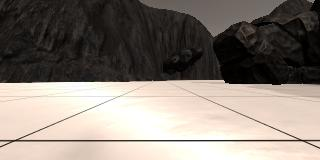
#> input picture Mars_Rover/calibration_images/example_grid1.jpg, 320 x 160 px
$ jupyter execute --allow-errors 'rana and sara.ipynb'   (shell and % lines are left out)   (older library calls are emulated)
#> lines starting #> are read from the running program, lines starting #| are printed output that depends on the picture; after the words box and inside, x2 and y2 are one past the last pixel; in counts of white or black regions, pixels touching at a corner belong together
## Rover Project Test Notebook
This notebook contains the functions from the lesson and provides the scaffolding you need to test out your mapping methods.  The steps you need to complete in this notebook for the project are the following:

* First just run each of the cells in the notebook, examine the code and the results of each.
* Run the simulator in "Training Mode" and record some data. Note: the simulator may crash if you try to record a large (longer than a few minutes) dataset, but you don't need a ton of data, just some example images to work with.
* Change the data directory path (2 cells below) to be the directory where you saved data
* Test out the functions provided on your data
* Write new functions (or modify existing ones) to report and map out detections of obstacles and rock samples (yellow rocks)
* Populate the `process_image()` function with the appropriate steps/functions to go from a raw image to a worldmap.
* Run the cell that calls `process_image()` using `moviepy` functions to create video output
* Once you have mapping working, move on to modifying `perception.py` and `decision.py` to allow your rover to navigate and map in autonomous mode!

**Note: If, at any point, you encounter frozen display windows or other confounding issues, you can always start again with a clean slate by going to the "Kernel" menu above and selecting "Restart & Clear Output".**

**Run the next cell to get code highlighting in the markdown cells.**

[cell 1]
#%matplotlib qt # Choose %matplotlib qt to plot to an interactive window (note it may show up behind your browser)
# Make some of the relevant imports
import cv2 # OpenCV for perspective transform
import numpy as np
import matplotlib.image as mpimg
import matplotlib.pyplot as plt
import scipy.misc # For saving images as needed
import glob  # For reading in a list of images from a folder
import imageio
#imageio.plugins.ffmpeg.download()

## Quick Look at the Data
There's some example data provided in the `test_dataset` folder.  This basic dataset is enough to get you up and running but if you want to hone your methods more carefully you should record some data of your own to sample various scenarios in the simulator.

Next, read in and display a random image from the `test_dataset` folder

[cell 2]
path = '../test_dataset/IMG/*'
img_list = glob.glob(path) # is a list of all the images file name in the folder
# Grab a random image and display it
#> (the rest of this cell did not finish here and is left out)

## Calibration Data
Read in and display example grid and rock sample calibration images.  You'll use the grid for perspective transform and the rock image for creating a new color selection that identifies these samples of interest.

[cell 3]
# In the simulator you can toggle on a grid on the ground for calibration
# You can also toggle on the rock samples with the 0 (zero) key.
# Here's an example of the grid and one of the rocks
example_grid="../calibration_images/example_grid1.jpg" #grids are of size 1x1 meter square
example_rock="../calibration_images/example_rock1.jpg"
grid_img=mpimg.imread(example_grid)
#> grid_img is the input picture: shape (160, 320, 3); mean R, G, B 135.1, 126.3, 118.3
rock_img=mpimg.imread(example_rock)
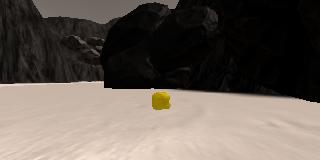
#> input picture Mars_Rover/calibration_images/example_rock1.jpg, 320 x 160 px
#> rock_img is the input picture: shape (160, 320, 3); mean R, G, B 102.3, 93, 85.2

fig= plt.figure(figsize=(12,3))   #subplot 121 means in 1 row and 2 columns subplot choose image 1
plt.subplot(121)
plt.imshow(grid_img)
plt.subplot(122)
plt.imshow(rock_img)
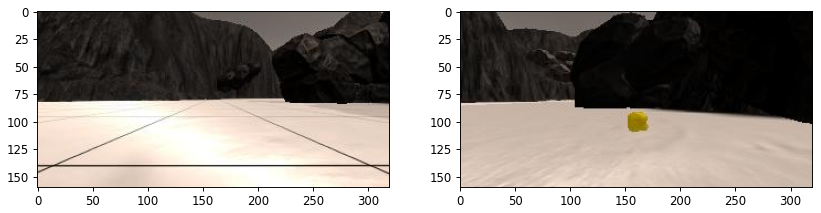
#> figure drawn by matplotlib, 2 panels

[cell 4]
img=grid_img.copy()
gray = cv2.cvtColor(img,cv2.COLOR_RGB2GRAY)
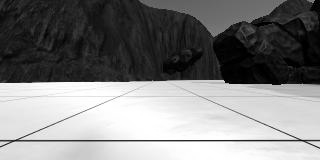
#> gray: shape (160, 320); min 0, max 255, mean 128
equ = cv2.equalizeHist(gray)
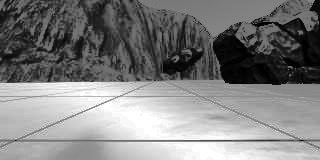
#> equ: shape (160, 320); min 0, max 255, mean 127.9
equ[0:90]=cv2.GaussianBlur(equ[0:90],(7,7),0)
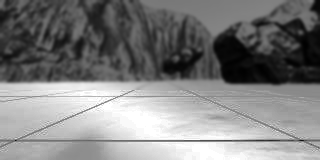
#> equ: shape (160, 320); min 1, max 255, mean 127.9
# stacking images side-by-side
gray = np.float32(equ)
#img=grid_img.copy()
#gray = cv2.cvtColor(img,cv2.COLOR_BGR2GRAY)
#gray = np.float32(gray)
dst = cv2.cornerHarris(gray,2,3,0.1)
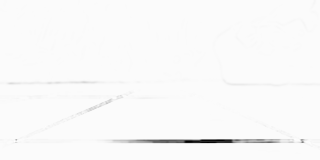
#> dst: shape (160, 320) float32; min -38686956, max 586409.1, mean -315786.8; drawn with min black and max white
#result is dilated for marking the corners, not important
dst = cv2.dilate(dst,None)
# Threshold for an optimal value, it may vary depending on the image.
img[dst>0.1*dst.max()]=[0,0,255]
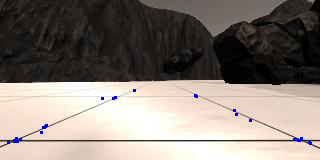
#> img: shape (160, 320, 3); 0.39% of pixels changed, all inside (x1, y1, x2, y2) = (7, 89, 312, 145)
scr=np.zeros((1,4))
plt.imshow(img)

[cell 5]
edges = cv2.Canny(grid_img[:,:,2],400,70)
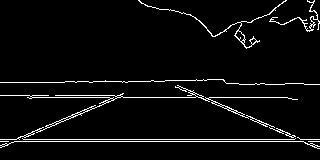
#> edges: shape (160, 320); 4.5% white in thin lines or dots
plt.imshow(edges)
#800,70 was good for grid 1

#> (a cell that did not finish here is left out)

[cell 7]
img=grid_img.copy()
gray = cv2.cvtColor(img,cv2.COLOR_RGB2GRAY)
# stacking images side-by-side
equ = cv2.equalizeHist(gray)
equ[0:90]=cv2.GaussianBlur(equ[0:90],(9,9),0)
gray = np.float32(equ)
corners = cv2.goodFeaturesToTrack(gray,13,0.01,8)
#> corners = 13 rows, first 8: [15, 139], [83, 112], [293, 138], [45, 126], [97, 106], [113, 96], [124, 96], [308, 142]

# convert floating points to integers
corners = np.int0(corners)

# loop over all points and draw corner points as circles
for i in corners:
   x,y = i.ravel()
   cv2.circle(img,(x,y),3,(0,0,255),-1)
#> this loop made 13 passes
#> (x, y) on passes 1 to 12: (15, 139), (83, 112), (293, 138), (45, 126), (97, 106), (113, 96), (124, 96), (308, 142), (69, 117), (195, 96), (6, 142), (135, 89)
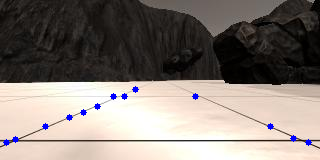
#> img: shape (160, 320, 3); 0.74% of pixels changed, all inside (x1, y1, x2, y2) = (3, 86, 312, 146)
# Display image with corner points drawn on it
plt.imshow(img)

[cell 8]
def red(im):
    return im[:,:,0]
def green(im):
    return im[:,:,1]
def blue(im):
    return im[:,:,2]
def gray(im):
    return cv2.cvtColor(im, cv2.COLOR_BGR2GRAY)


# [25 lines left out: function find_lines, not called in this run]
#> (the rest of this cell did not finish here and is left out)

## Perspective Transform

Define the perspective transform function from the lesson and test it on an image.

[cell 9]
# Define a function to perform a perspective transform
# I've used the example grid image above to choose source points for the
# grid cell in front of the rover (each grid cell is 1 square meter in the sim)
# Define a function to perform a perspective transform
# [6 lines left out: function perspect_transform, not called in this run]


# Define calibration box in source (actual) and destination (desired) coordinates
# These source and destination points are defined to warp the image
# to a grid where each 10x10 pixel square represents 1 square meter
# The destination box will be 2*dst_size on each side
dst_size = 5
# Set a bottom offset to account for the fact that the bottom of the image
# is not the position of the rover but a bit in front of it
# this is just a rough guess, feel free to change it!
bottom_offset = 6
source = np.float32([[14, 140], [301 ,140],[200, 96], [118, 96]])
#> (the rest of this cell did not finish here and is left out)

## Color Thresholding
Define the color thresholding function from the lesson and apply it to the warped image

**TODO:** Ultimately, you want your map to not just include navigable terrain but also obstacles and the positions of the rock samples you're searching for.  Modify this function or write a new function that returns the pixel locations of obstacles (areas below the threshold) and rock samples (yellow rocks in calibration images), such that you can map these areas into world coordinates as well.
**Hints and Suggestion:**
* For obstacles you can just invert your color selection that you used to detect ground pixels, i.e., if you've decided that everything above the threshold is navigable terrain, then everthing below the threshold must be an obstacle!

* For rocks, think about imposing a lower and upper boundary in your color selection to be more specific about choosing colors.  You can investigate the colors of the rocks (the RGB pixel values) in an interactive matplotlib window to get a feel for the appropriate threshold range (keep in mind you may want different ranges for each of R, G and B!).  Feel free to get creative and even bring in functions from other libraries.  Here's an example of [color selection](http://opencv-python-tutroals.readthedocs.io/en/latest/py_tutorials/py_imgproc/py_colorspaces/py_colorspaces.html) using OpenCV.

* **Beware However:** if you start manipulating images with OpenCV, keep in mind that it defaults to `BGR` instead of `RGB` color space when reading/writing images, so things can get confusing.

[cell 10]
# Identify pixels above the threshold
# Threshold of RGB > 160 does a nice job of identifying ground pixels only
# [13 lines left out: function color_thresh, not called in this run]

#> (the rest of this cell did not finish here and is left out)

## Coordinate Transformations
Define the functions used to do coordinate transforms and apply them to an image.

[cell 11]
# Define a function to convert from image coords to rover coords
# [49 lines left out: functions rover_coords, to_polar_coords, rotate_pix, translate_pix, pix_to_world, not called in this run]

# Grab another random image
#> (the rest of this cell did not finish here and is left out)

## Read in saved data and ground truth map of the world
The next cell is all setup to read your saved data into a `pandas` dataframe.  Here you'll also read in a "ground truth" map of the world, where white pixels (pixel value = 1) represent navigable terrain.

After that, we'll define a class to store telemetry data and pathnames to images.  When you instantiate this class (`data = Databucket()`) you'll have a global variable called `data` that you can refer to for telemetry and map data within the `process_image()` function in the following cell.

[cell 12]
# Import pandas and read in csv file as a dataframe
import pandas as pd
# Change the path below to your data directory
# If you are in a locale (e.g., Europe) that uses ',' as the decimal separator
# change the '.' to ','
df = pd.read_csv('../test_dataset/robot_log.csv', delimiter=';', decimal='.')
#> (reads Mars_Rover/test_dataset/robot_log.csv from the repository)
csv_img_list = df["Path"].tolist() # Create list of image pathnames
# Read in ground truth map and create a 3-channel image with it
#> (the rest of this cell did not finish here and is left out)

## Write a function to process stored images

Modify the `process_image()` function below by adding in the perception step processes (functions defined above) to perform image analysis and mapping.  The following cell is all set up to use this `process_image()` function in conjunction with the `moviepy` video processing package to create a video from the images you saved taking data in the simulator.

In short, you will be passing individual images into `process_image()` and building up an image called `output_image` that will be stored as one frame of video.  You can make a mosaic of the various steps of your analysis process and add text as you like (example provided below).

To start with, you can simply run the next three cells to see what happens, but then go ahead and modify them such that the output video demonstrates your mapping process.  Feel free to get creative!

[cell 13]
# Define a function to pass stored images to
# reading rover position and yaw angle from csv file
# This function will be used by moviepy to create an output video
# [41 lines left out: function process_image, not called in this run]

## Make a video from processed image data
Use the [moviepy](https://zulko.github.io/moviepy/) library to process images and create a video.


[cell 14]
# Import everything needed to edit/save/watch video clips
from moviepy.editor import VideoFileClip
from moviepy.editor import ImageSequenceClip


# Define pathname to save the output video
output = '../output/test_mapping.mp4'
#> output = '../output/test_mapping.mp4'
#> (the rest of this cell did not finish here and is left out)
